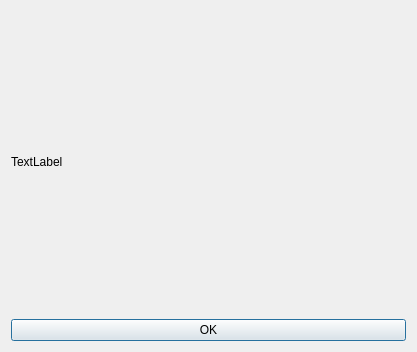
<?xml version="1.0" encoding="UTF-8"?>
<ui version="4.0">
 <class>Send</class>
 <widget class="QDialog" name="Send">
  <property name="geometry">
   <rect>
    <x>0</x>
    <y>0</y>
    <width>417</width>
    <height>352</height>
   </rect>
  </property>
  <property name="windowTitle">
   <string>Dialog</string>
  </property>
  <layout class="QGridLayout" name="gridLayout">
   <item row="3" column="0">
    <widget class="QPushButton" name="pushButton">
     <property name="text">
      <string>OK</string>
     </property>
    </widget>
   </item>
   <item row="1" column="0">
    <widget class="QLabel" name="label">
     <property name="text">
      <string>TextLabel</string>
     </property>
    </widget>
   </item>
   <item row="0" column="0">
    <spacer name="verticalSpacer">
     <property name="orientation">
      <enum>Qt::Vertical</enum>
     </property>
     <property name="sizeHint" stdset="0">
      <size>
       <width>20</width>
       <height>40</height>
      </size>
     </property>
    </spacer>
   </item>
   <item row="2" column="0">
    <spacer name="verticalSpacer_2">
     <property name="orientation">
      <enum>Qt::Vertical</enum>
     </property>
     <property name="sizeHint" stdset="0">
      <size>
       <width>20</width>
       <height>40</height>
      </size>
     </property>
    </spacer>
   </item>
  </layout>
 </widget>
 <resources/>
 <connections/>
</ui>
